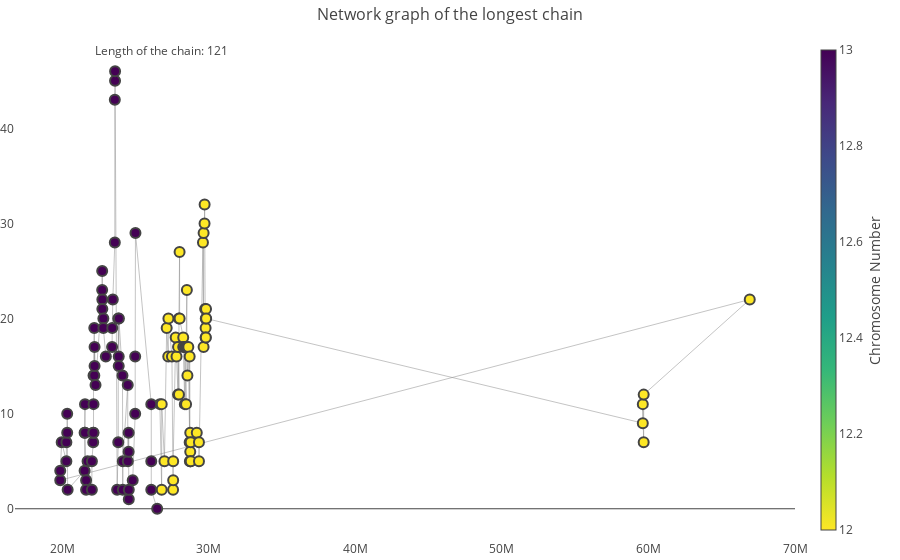

Write notebook code for a chart like this one.
### Code cell
fig = go.Figure(data=[edge_trace, node_trace],
             layout=go.Layout(
                title='Network graph of the longest chain',
                titlefont_size=16,
                showlegend=False,
                hovermode='closest',
                margin=dict(b=20,l=15,r=5,t=40),
                annotations=[ dict(
                    text=f"Length of the chain: {len(node_y)}",
                    showarrow=False,
                    xref="paper", yref="paper",
                    x=0.1, y=1 ) ],
                xaxis=dict(showgrid=False, zeroline=True, showticklabels=True),
                yaxis=dict(showgrid=False, zeroline=True, showticklabels=True))
                )
fig.show()

### Figure 1 — Plotly figure (JSON) as saved in the notebook; plotly's stock layout.template omitted (floating-point values rounded to 4 significant figures; data arrays with more than 128 entries replaced by an {"elided": "..."} marker saying what was removed)
{"data": [{"hoverinfo": "none", "line": {"color": "#888", "width": 0.5}, "mode": "lines", "type": "scatter", "x": {"elided": "360 int values"}, "y": {"elided": "360 int values"}}, {"hoverinfo": "text", "marker": {"color": [12, 12, 12, 12, 12, 12, 12, 12, 12, 12, 12, 12, 12, 12, 12, 12, 12, 12, 12, 12, 12, 12, 12, 12, 12, 12, 12, 12, 12, 12, 12, 12, 12, 12, 12, 12, 12, 12, 12, 12, 12, 12, 12, 12, 12, 12, 12, 12, 12, 12, 12, 12, 12, 12, 12, 12, 12, 13, 13, 13, 13, 13, 13, 13, 13, 13, 13, 13, 13, 13, 13, 13, 13, 13, 13, 13, 13, 13, 13, 13, 13, 13, 13, 13, 13, 13, 13, 13, 13, 13, 13, 13, 13, 13, 13, 13, 13, 13, 13, 13, 13, 13, 13, 13, 13, 13, 13, 13, 13, 13, 13, 13, 13, 13, 13, 13, 13, 13, 13, 13, 13], "colorbar": {"thickness": 15, "title": {"side": "right", "text": "Chromosome Number"}, "xanchor": "left"}, "colorscale": [[0, "#440154"], [0.1111, "#482878"], [0.2222, "#3e4989"], [0.3333, "#31688e"], [0.4444, "#26828e"], [0.5556, "#1f9e89"], [0.6667, "#35b779"], [0.7778, "#6ece58"], [0.8889, "#b5de2b"], [1, "#fde725"]], "line": {"width": 2}, "reversescale": true, "showscale": true, "size": 10, "symbol": 0}, "mode": "markers", "text": ["Node:860 - Next node:861 - Chromosome:12)", "Node:861 - Next node:862 - Chromosome:12)", "Node:862 - Next node:863 - Chromosome:12)", "Node:863 - Next node:864 - Chromosome:12)", "Node:864 - Next node:865 - Chromosome:12)", "Node:865 - Next node:866 - Chromosome:12)", "Node:866 - Next node:867 - Chromosome:12)", "Node:867 - Next node:868 - Chromosome:12)", "Node:868 - Next node:869 - Chromosome:12)", "Node:869 - Next node:870 - Chromosome:12)", "Node:870 - Next node:871 - Chromosome:12)", "Node:871 - Next node:872 - Chromosome:12)", "Node:872 - Next node:873 - Chromosome:12)", "Node:873 - Next node:874 - Chromosome:12)", "Node:874 - Next node:875 - Chromosome:12)", "Node:875 - Next node:876 - Chromosome:12)", "Node:876 - Next node:877 - Chromosome:12)", "Node:877 - Next node:878 - Chromosome:12)", "Node:878 - Next node:879 - Chromosome:12)", "Node:879 - Next node:880 - Chromosome:12)", "Node:880 - Next node:881 - Chromosome:12)", "Node:881 - Next node:882 - Chromosome:12)", "Node:882 - Next node:883 - Chromosome:12)", "Node:883 - Next node:884 - Chromosome:12)", "Node:884 - Next node:885 - Chromosome:12)", "Node:885 - Next node:886 - Chromosome:12)", "Node:886 - Next node:887 - Chromosome:12)", "Node:887 - Next node:888 - Chromosome:12)", "Node:888 - Next node:889 - Chromosome:12)", "Node:889 - Next node:890 - Chromosome:12)", "Node:890 - Next node:891 - Chromosome:12)", "Node:891 - Next node:892 - Chromosome:12)", "Node:892 - Next node:893 - Chromosome:12)", "Node:893 - Next node:894 - Chromosome:12)", "Node:894 - Next node:895 - Chromosome:12)", "Node:895 - Next node:896 - Chromosome:12)", "Node:896 - Next node:897 - Chromosome:12)", "Node:897 - Next node:898 - Chromosome:12)", "Node:898 - Next node:899 - Chromosome:12)", "Node:899 - Next node:900 - Chromosome:12)", "Node:900 - Next node:901 - Chromosome:12)", "Node:901 - Next node:902 - Chromosome:12)", "Node:902 - Next node:903 - Chromosome:12)", "Node:903 - Next node:904 - Chromosome:12)", "Node:904 - Next node:905 - Chromosome:12)", "Node:905 - Next node:906 - Chromosome:12)", "Node:906 - Next node:907 - Chromosome:12)", "Node:907 - Next node:908 - Chromosome:12)", "Node:908 - Next node:909 - Chromosome:12)", "Node:909 - Next node:910 - Chromosome:12)", "Node:910 - Next node:911 - Chromosome:12)", "Node:911 - Next node:1088 - Chromosome:12)", "Node:1088 - Next node:1089 - Chromosome:12)", "Node:1089 - Next node:1090 - Chromosome:12)", "Node:1090 - Next node:1091 - Chromosome:12)", "Node:1091 - Next node:1273 - Chromosome:12)", "Node:1273 - Next node:1489 - Chromosome:12)", "Node:1489 - Next node:1490 - Chromosome:13)", "Node:1490 - Next node:1491 - Chromosome:13)", "Node:1491 - Next node:1492 - Chromosome:13)", "Node:1492 - Next node:1493 - Chromosome:13)", "Node:1493 - Next node:1494 - Chromosome:13)", "Node:1494 - Next node:1495 - Chromosome:13)", "Node:1495 - Next node:1496 - Chromosome:13)", "Node:1496 - Next node:1497 - Chromosome:13)", "Node:1497 - Next node:1498 - Chromosome:13)", "Node:1498 - Next node:1499 - Chromosome:13)", "Node:1499 - Next node:1500 - Chromosome:13)", "Node:1500 - Next node:1501 - Chromosome:13)", "Node:1501 - Next node:1502 - Chromosome:13)", "Node:1502 - Next node:1503 - Chromosome:13)", "Node:1503 - Next node:1504 - Chromosome:13)", "Node:1504 - Next node:1505 - Chromosome:13)", "Node:1505 - Next node:1506 - Chromosome:13)", "Node:1506 - Next node:1507 - Chromosome:13)", "Node:1507 - Next node:1508 - Chromosome:13)", "Node:1508 - Next node:1509 - Chromosome:13)", "Node:1509 - Next node:1510 - Chromosome:13)", "Node:1510 - Next node:1511 - Chromosome:13)", "Node:1511 - Next node:1512 - Chromosome:13)", "Node:1512 - Next node:1513 - Chromosome:13)", "Node:1513 - Next node:1514 - Chromosome:13)", "Node:1514 - Next node:1515 - Chromosome:13)", "Node:1515 - Next node:1530 - Chromosome:13)", "Node:1530 - Next node:1531 - Chromosome:13)", "Node:1531 - Next node:1532 - Chromosome:13)", "Node:1532 - Next node:1533 - Chromosome:13)", "Node:1533 - Next node:1534 - Chromosome:13)", "Node:1534 - Next node:1535 - Chromosome:13)", "Node:1535 - Next node:1536 - Chromosome:13)", "Node:1536 - Next node:1537 - Chromosome:13)", "Node:1537 - Next node:1538 - Chromosome:13)", "Node:1538 - Next node:1539 - Chromosome:13)", "Node:1539 - Next node:1540 - Chromosome:13)", "Node:1540 - Next node:1541 - Chromosome:13)", "Node:1541 - Next node:1542 - Chromosome:13)", "Node:1542 - Next node:1543 - Chromosome:13)", "Node:1543 - Next node:1544 - Chromosome:13)", "Node:1544 - Next node:1545 - Chromosome:13)", "Node:1545 - Next node:1546 - Chromosome:13)", "Node:1546 - Next node:1547 - Chromosome:13)", "Node:1547 - Next node:1548 - Chromosome:13)", "Node:1548 - Next node:1549 - Chromosome:13)", "Node:1549 - Next node:1550 - Chromosome:13)", "Node:1550 - Next node:1551 - Chromosome:13)", "Node:1551 - Next node:1552 - Chromosome:13)", "Node:1552 - Next node:1553 - Chromosome:13)", "Node:1553 - Next node:1554 - Chromosome:13)", "Node:1554 - Next node:1555 - Chromosome:13)", "Node:1555 - Next node:1556 - Chromosome:13)", "Node:1556 - Next node:1557 - Chromosome:13)", "Node:1557 - Next node:1558 - Chromosome:13)", "Node:1558 - Next node:1559 - Chromosome:13)", "Node:1559 - Next node:1560 - Chromosome:13)", "Node:1560 - Next node:1561 - Chromosome:13)", "Node:1561 - Next node:1562 - Chromosome:13)", "Node:1562 - Next node:1577 - Chromosome:13)", "Node:1577 - Next node:1578 - Chromosome:13)", "Node:1578 - Next node:1579 - Chromosome:13)", "Node:1579 - Next node:1580 - Chromosome:13)", "Node:1580 - Next node:None - Chromosome:13)"], "type": "scatter", "x": [26660446, 26784203, 26786003, 26971603, 27125003, 27231803, 27242203, 27482603, 27561603, 27567917, 27568003, 27740203, 27796403, 27899803, 27900603, 27961081, 27961603, 28004603, 28007803, 28254003, 28254030, 28362003, 28362603, 28447403, 28448003, 28501203, 28503403, 28539603, 28600203, 28691803, 28692403, 28707603, 28732680, 28732803, 28745603, 28761003, 28766003, 29177424, 29327276, 29328403, 29599803, 29643203, 29644403, 29708399, 29712203, 29748403, 29780403, 29780444, 29791203, 29794603, 29808858, 29815603, 59611783, 59611803, 59671603, 59672203, 66909122, 19862413, 19862603, 19959603, 20280803, 20281403, 20336764, 20336803, 20367403, 21523829, 21524003, 21551603, 21554203, 21626403, 21626534, 21726003, 22019403, 22023603, 22111602, 22111803, 22132854, 22133232, 22133403, 22184803, 22186403, 22204170, 22204203, 22269203, 22722686, 22724403, 22734403, 22734678, 22803603, 22803987, 22974128, 23399932, 23409803, 23449681, 23585894, 23586003, 23601203, 23604196, 23743403, 23820865, 23821003, 23852525, 23852603, 23864803, 24108803, 24130003, 24130663, 24468803, 24470203, 24529531, 24529603, 24538403, 24538509, 24806803, 24975698, 24975803, 24994403, 26073203, 26073650, 26073803, 26475803], "y": [11, 2, 11, 5, 19, 16, 20, 16, 2, 3, 5, 18, 16, 12, 17, 12, 20, 27, 20, 18, 17, 11, 17, 11, 17, 23, 17, 14, 17, 7, 16, 5, 6, 8, 5, 7, 5, 8, 7, 5, 28, 17, 29, 30, 32, 21, 19, 18, 20, 18, 21, 20, 9, 11, 7, 12, 22, 3, 4, 7, 5, 7, 8, 10, 2, 4, 8, 11, 8, 3, 2, 5, 2, 5, 7, 8, 8, 11, 14, 19, 14, 15, 17, 13, 23, 25, 22, 21, 20, 19, 16, 17, 19, 22, 28, 43, 45, 46, 2, 7, 20, 16, 15, 20, 14, 2, 5, 13, 5, 6, 8, 1, 2, 3, 10, 16, 29, 11, 5, 2, 0]}], "layout": {"annotations": [{"showarrow": false, "text": "Length of the chain: 121", "x": 0.1, "xref": "paper", "y": 1, "yref": "paper"}], "hovermode": "closest", "margin": {"b": 20, "l": 15, "r": 5, "t": 40}, "showlegend": false, "title": {"font": {"size": 16}, "text": "Network graph of the longest chain"}, "xaxis": {"showgrid": false, "showticklabels": true, "zeroline": true}, "yaxis": {"showgrid": false, "showticklabels": true, "zeroline": true}}}
